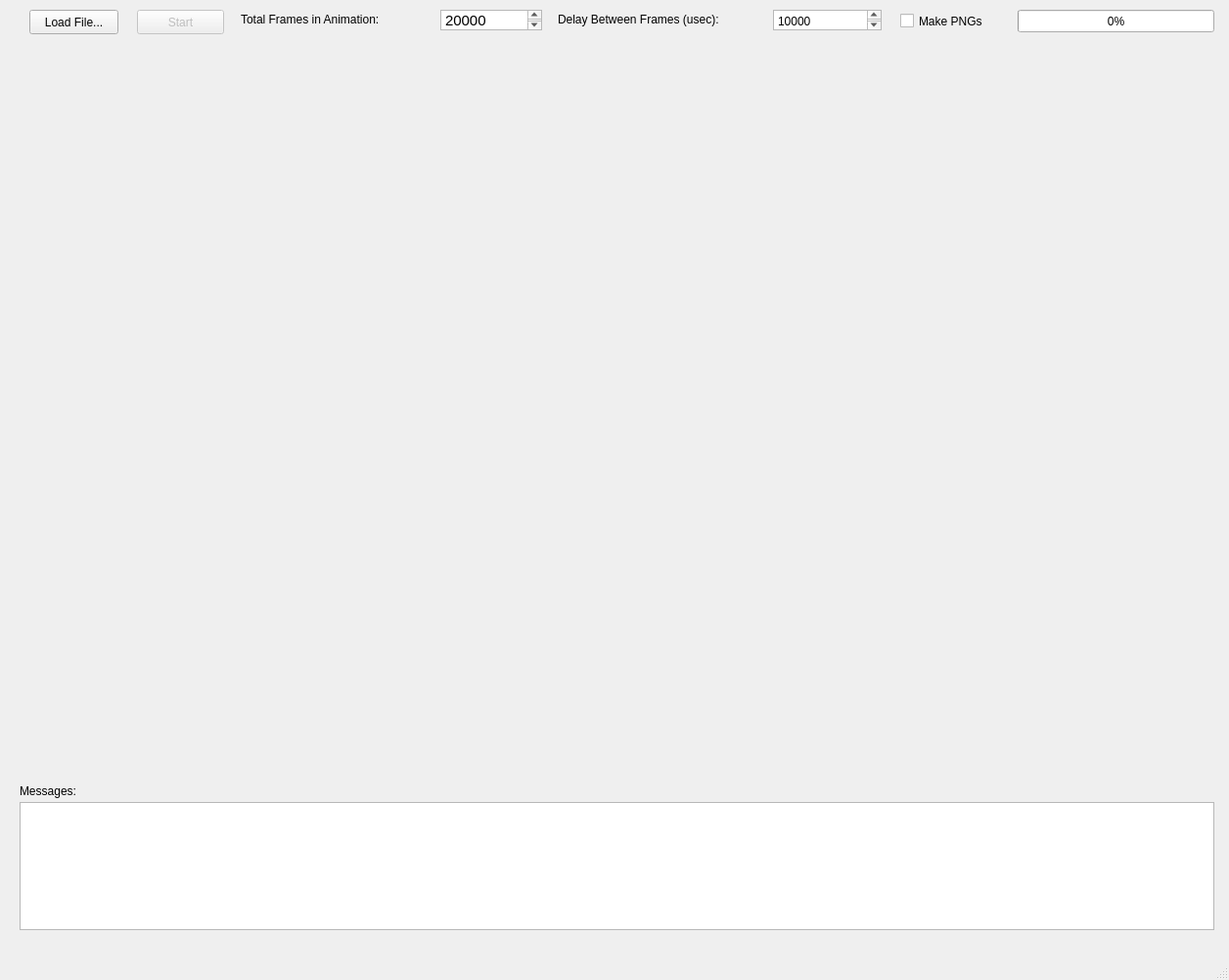
<?xml version="1.0" encoding="UTF-8"?>
<ui version="4.0">
 <class>MainWindow</class>
 <widget class="QMainWindow" name="MainWindow">
  <property name="geometry">
   <rect>
    <x>0</x>
    <y>0</y>
    <width>1256</width>
    <height>1002</height>
   </rect>
  </property>
  <property name="windowTitle">
   <string>Sound Phase Visualizer</string>
  </property>
  <widget class="QWidget" name="centralwidget">
   <widget class="QPushButton" name="loadButton">
    <property name="geometry">
     <rect>
      <x>30</x>
      <y>10</y>
      <width>91</width>
      <height>25</height>
     </rect>
    </property>
    <property name="text">
     <string>Load File...</string>
    </property>
   </widget>
   <widget class="QCustomPlot" name="customPlot" native="true">
    <property name="geometry">
     <rect>
      <x>20</x>
      <y>50</y>
      <width>1221</width>
      <height>741</height>
     </rect>
    </property>
   </widget>
   <widget class="QTextEdit" name="totalFrames">
    <property name="geometry">
     <rect>
      <x>450</x>
      <y>10</y>
      <width>104</width>
      <height>21</height>
     </rect>
    </property>
    <property name="html">
     <string>&lt;!DOCTYPE HTML PUBLIC &quot;-//W3C//DTD HTML 4.0//EN&quot; &quot;http://www.w3.org/TR/REC-html40/strict.dtd&quot;&gt;
&lt;html&gt;&lt;head&gt;&lt;meta name=&quot;qrichtext&quot; content=&quot;1&quot; /&gt;&lt;style type=&quot;text/css&quot;&gt;
p, li { white-space: pre-wrap; }
&lt;/style&gt;&lt;/head&gt;&lt;body style=&quot; font-family:'Ubuntu'; font-size:11pt; font-weight:400; font-style:normal;&quot;&gt;
&lt;p style=&quot; margin-top:0px; margin-bottom:0px; margin-left:0px; margin-right:0px; -qt-block-indent:0; text-indent:0px;&quot;&gt;20000&lt;/p&gt;&lt;/body&gt;&lt;/html&gt;</string>
    </property>
   </widget>
   <widget class="QLabel" name="label">
    <property name="geometry">
     <rect>
      <x>246</x>
      <y>10</y>
      <width>191</width>
      <height>20</height>
     </rect>
    </property>
    <property name="text">
     <string>Total Frames in Animation:</string>
    </property>
   </widget>
   <widget class="QPlainTextEdit" name="usecDelay">
    <property name="geometry">
     <rect>
      <x>790</x>
      <y>10</y>
      <width>111</width>
      <height>21</height>
     </rect>
    </property>
    <property name="plainText">
     <string>10000</string>
    </property>
   </widget>
   <widget class="QLabel" name="label_2">
    <property name="geometry">
     <rect>
      <x>570</x>
      <y>10</y>
      <width>211</width>
      <height>20</height>
     </rect>
    </property>
    <property name="text">
     <string>Delay Between Frames (usec):</string>
    </property>
   </widget>
   <widget class="QPushButton" name="startStopButton">
    <property name="enabled">
     <bool>false</bool>
    </property>
    <property name="geometry">
     <rect>
      <x>140</x>
      <y>10</y>
      <width>89</width>
      <height>25</height>
     </rect>
    </property>
    <property name="text">
     <string>Start</string>
    </property>
   </widget>
   <widget class="QLabel" name="label_3">
    <property name="geometry">
     <rect>
      <x>20</x>
      <y>800</y>
      <width>81</width>
      <height>17</height>
     </rect>
    </property>
    <property name="text">
     <string>Messages:</string>
    </property>
   </widget>
   <widget class="QListWidget" name="logListWidget">
    <property name="geometry">
     <rect>
      <x>20</x>
      <y>820</y>
      <width>1221</width>
      <height>131</height>
     </rect>
    </property>
   </widget>
   <widget class="QProgressBar" name="progressBar">
    <property name="geometry">
     <rect>
      <x>1040</x>
      <y>10</y>
      <width>201</width>
      <height>23</height>
     </rect>
    </property>
    <property name="value">
     <number>0</number>
    </property>
   </widget>
   <widget class="QCheckBox" name="pngCheckBox">
    <property name="geometry">
     <rect>
      <x>920</x>
      <y>10</y>
      <width>101</width>
      <height>23</height>
     </rect>
    </property>
    <property name="text">
     <string>Make PNGs</string>
    </property>
   </widget>
  </widget>
  <widget class="QMenuBar" name="menubar">
   <property name="geometry">
    <rect>
     <x>0</x>
     <y>0</y>
     <width>1256</width>
     <height>22</height>
    </rect>
   </property>
  </widget>
  <widget class="QStatusBar" name="statusbar"/>
 </widget>
 <customwidgets>
  <customwidget>
   <class>QCustomPlot</class>
   <extends>QWidget</extends>
   <header>qcustomplot.h</header>
   <container>1</container>
  </customwidget>
 </customwidgets>
 <resources/>
 <connections/>
</ui>
